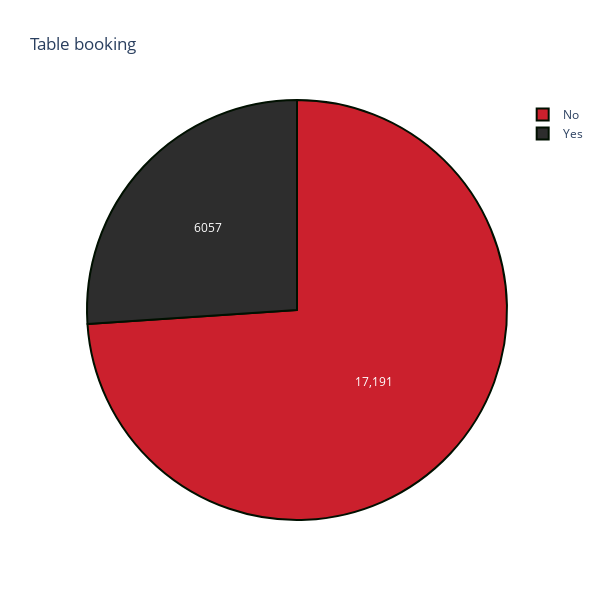

Notebook code cell kept with this figure:
### Markdown cell above
<br>

<h3>Whether restaurant offer Table booking or not</h3>

### Code cell
x=df['book_table'].value_counts()
colors = ['#cb202d', '#2d2d2d']

trace=go.Pie(labels=x.index,values=x,textinfo="value",
            marker=dict(colors=colors, 
                           line=dict(color='#001000', width=2)))
layout=go.Layout(title="Table booking",width=600,height=600)
fig=go.Figure(data=[trace],layout=layout)
py.iplot(fig, filename='pie_chart_subplots')

### Figure 1 — Plotly figure (JSON) as saved in the notebook; plotly's stock layout.template omitted (floating-point values rounded to 4 significant figures)
{"data": [{"labels": ["No", "Yes"], "marker": {"colors": ["#cb202d", "#2d2d2d"], "line": {"color": "#001000", "width": 2}}, "textinfo": "value", "type": "pie", "values": [17191, 6057]}], "layout": {"height": 600, "title": {"text": "Table booking"}, "width": 600}}
